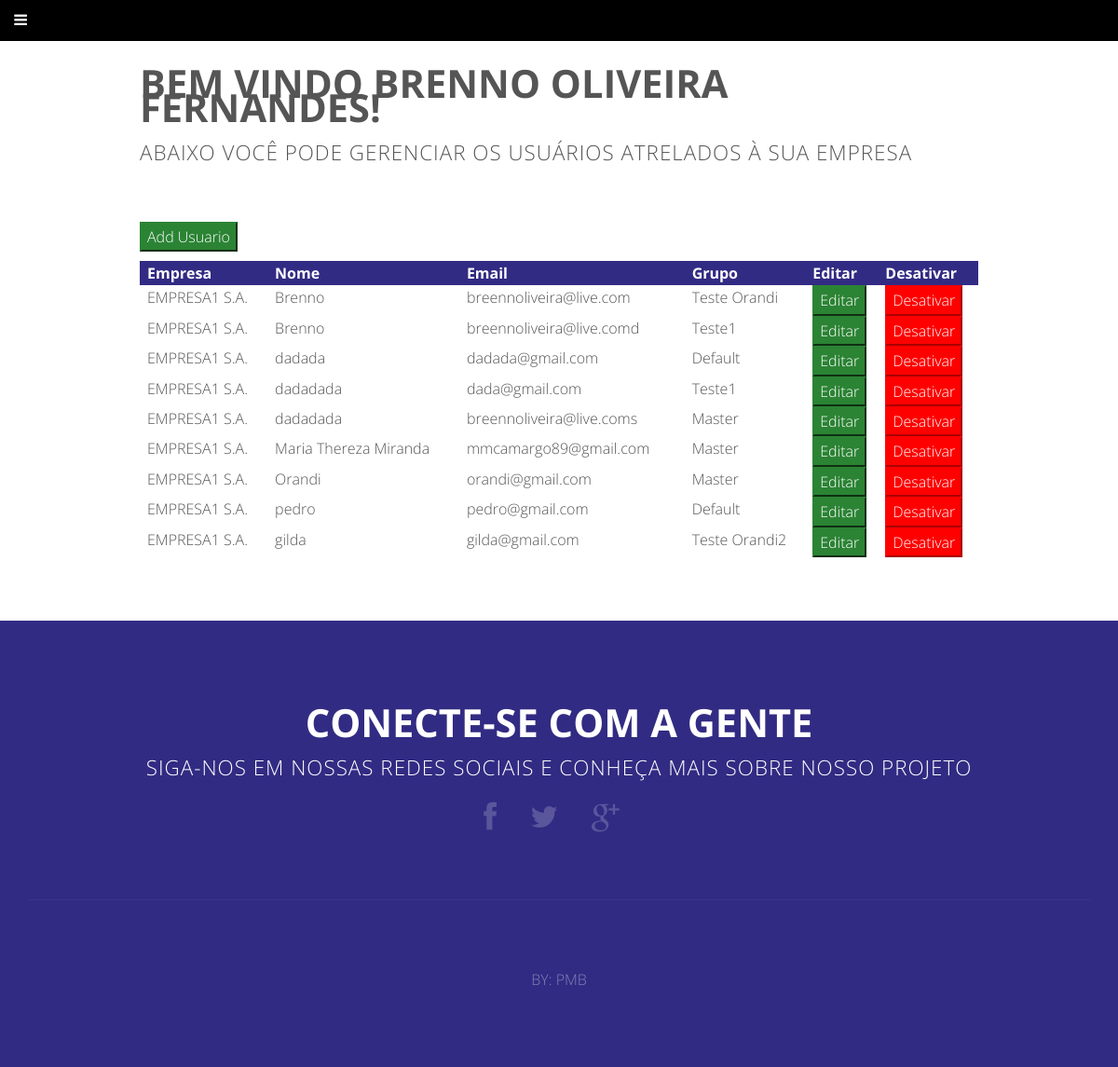
Before: /projeto_inse/gerenciar_usuarios.php (signed in) with the older database file.
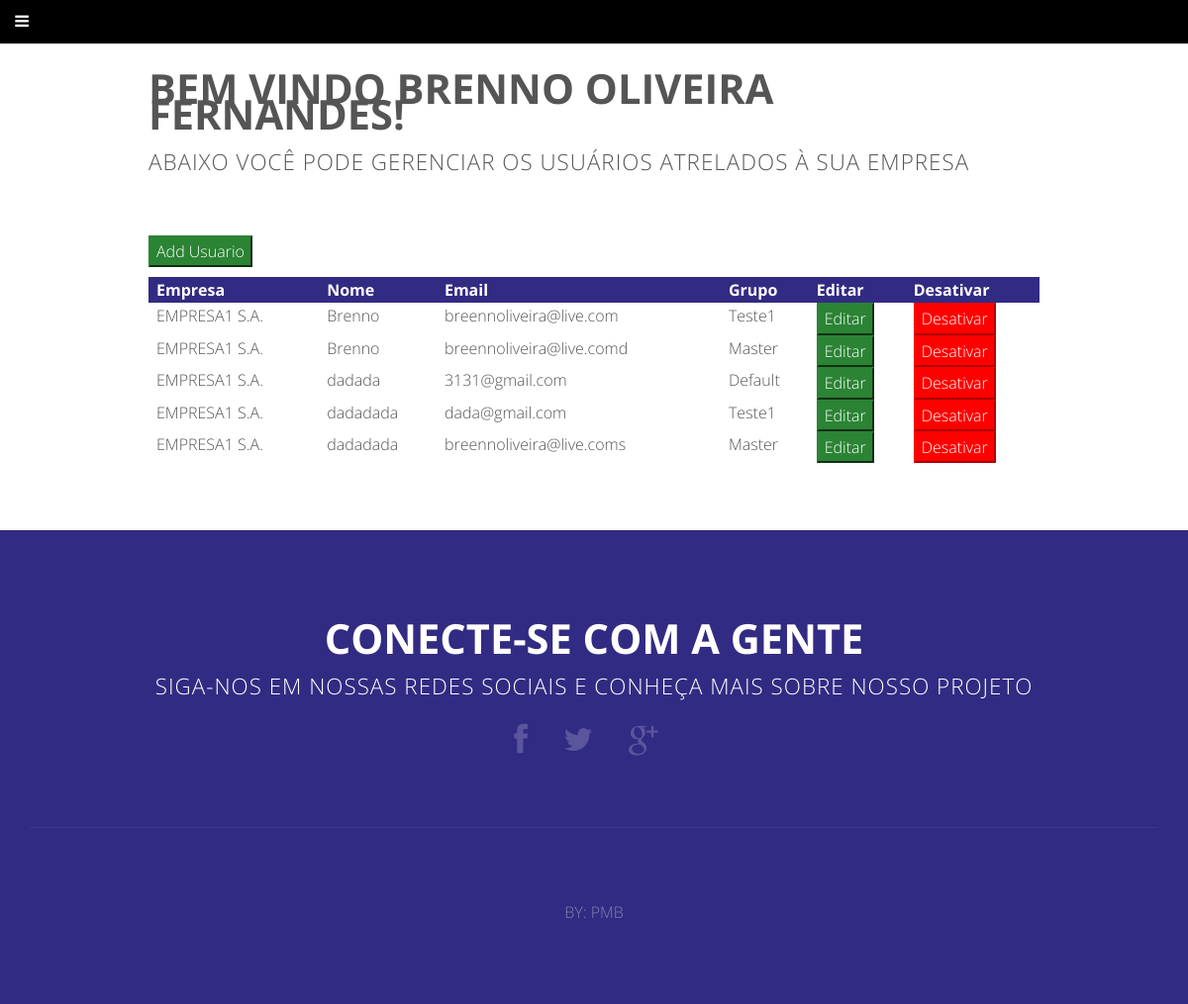
After: the same page with the newer database file.
### tables this page shows
CREATE TABLE IF NOT EXISTS `usuario` (
  `id` int(11) NOT NULL AUTO_INCREMENT,
  `email` varchar(254) NOT NULL,
  `senha` blob NOT NULL,
  `nome` varchar(254) NOT NULL,
  `sobrenome` varchar(254) NOT NULL,
  `genero` varchar(45) NOT NULL,
  `empresa` int(11) NOT NULL,
  `grupo` int(11) NOT NULL,
  PRIMARY KEY (`id`),
  UNIQUE KEY `email_UNIQUE` (`email`),
  KEY `empresa_usuario_idx` (`empresa`),
  KEY `grupo_usuario_idx` (`grupo`)
);

CREATE TABLE IF NOT EXISTS `empresa` (
  `id` int(11) NOT NULL AUTO_INCREMENT,
  `razaosocial` varchar(100) NOT NULL,
  `nomefantasia` varchar(100) NOT NULL,
  `cnpj` varchar(14) NOT NULL,
  `ramo` int(11) NOT NULL,
  `endereco` int(11) NOT NULL,
  PRIMARY KEY (`id`),
  UNIQUE KEY `cnpj_UNIQUE` (`cnpj`),
  KEY `ramo_empresa_idx` (`ramo`),
  KEY `endereco_empresa_idx` (`endereco`)
);

CREATE TABLE IF NOT EXISTS `grupo` (
  `id` int(11) NOT NULL AUTO_INCREMENT,
  `grupo` varchar(45) NOT NULL,
  `empresa` int(11) NOT NULL,
  PRIMARY KEY (`id`),
  KEY `empresa_grupo` (`empresa`)
);

### projeto_inse/gerenciar_usuarios.php (the view, shortened to what this page needs)
<?php include("includes/header.php");?>
<div id="main" class="wrapper style4">
				<div id="content" class="container2 medium">
					<section>
						<header class="major">
							<h2>Bem vindo <?php echo $_SESSION['nomefantasia'] ?>!</h2>
							<span class="byline">Abaixo você pode gerenciar os usuários atrelados à sua empresa</span>
						</header>
									<form action="registrar_usuario.php" method="">
										<button  type="submit" name="" style="margin-bottom: 10px; border-color: #2B8334;color: white;background: #2B8334;">Add Usuario</button>
									</form>
									<?php
										$db = mysqli_connect('localhost', 'root', '', 'inse');
										$stmt = mysqli_prepare($db, "SELECT u.id, u.email, u.nome, e.razaosocial, g.grupo FROM usuario as u INNER JOIN empresa as e on u.empresa = e.id INNER JOIN grupo as g on u.grupo = g.id WHERE u.empresa = '".$_SESSION['idempresa']."'");
										mysqli_stmt_execute($stmt);
										$result = mysqli_stmt_get_result($stmt);
									?>
									<table class="table table-bordered"  id="dataTable" width="100%" cellspacing="0">
										<thead>
										  <tr style="background-color: #322B83; color: white;">
											<th>Empresa</th>
											<th>Nome</th>
											<th>Email</th>
											<th>Grupo</th>
											<th>Editar </th>
											<th>Desativar </th>
										  </tr>
										</thead>
										<tbody>
										<?php
											while($row = mysqli_fetch_array($result)){
											?>
										  <tr>
											<td><?php echo $row['razaosocial'];?></td>
											<td><?php echo $row['nome'];?></td>
											<td><?php echo $row['email'];?></td>
											<td><?php echo $row['grupo'];?></td>
											<td>
												<form action="usuario.php?idusuario=<?php echo $row['id']?>" method="post">
													<button  type="submit" name="" class="btn btn-success" style="border-color: #2B8334;color: white;background: #2B8334;" > Editar </button>
												</form>
											</td>
											<td>
												<form action="" method="post">
												  <button type="submit" name="" class="btn btn-danger" style="border-color: red ;color: white;background: red;" > Desativar </button>
												</form>
											</td>
										  </tr>
										  <?php
										  }
										  ?>
										 </tbody>
								    </table>
					</section>
							</div>
</div>
<?php  include("includes/footer.php");?>

### projeto_inse/includes/header.php (shortened to what this page needs)
<!DOCTYPE HTML>
<html lang="pt-br">
	<head>
		<link rel="stylesheet" href="https://cdnjs.cloudflare.com/ajax/libs/jquery-modal/0.9.1/jquery.modal.min.css" />
		<link rel="stylesheet" href="css/bootstrap.min.css" />
		<link rel="stylesheet" href="css/skel.css" />
		<link rel="stylesheet" href="css/style.css" />
	</head>
	<body class="homepage">
			<div class="wrapper style1">

### projeto_inse/includes/footer.php
		<div id="footer">
			<section class="container">
				<header class="major">
					<h2>Conecte-se com a gente</h2>
					<span class="byline">Siga-nos em nossas redes sociais e conheça mais sobre nosso projeto</span>
				</header>
				<ul class="icons">
					<li class="active"><a href="#" class="fa fa-facebook"><span>Facebook</span></a></li>
					<li><a href="#" class="fa fa-twitter"><span>Twitter</span></a></li>
					<li><a href="#" class="fa fa-google-plus"><span>Google+</span></a></li>
				</ul>
				<hr />
			</section>
				<div id="copyright">
					BY: <span>PMB</span><a href=""></a>
				</div>
		</div>
	</body>
</html>

### projeto_inse/css/skel.css (style rules this page uses)
html,body,div,span,applet,object,iframe,h1,h2,h3,h4,h5,h6,p,blockquote,pre,a,abbr,acronym,address,big,cite,code,del,dfn,em,img,ins,kbd,q,s,samp,small,strike,strong,sub,sup,tt,var,b,u,i,center,dl,dt,dd,ol,ul,li,fieldset,form,label,legend,table,caption,tbody,tfoot,thead,tr,th,td,article,aside,canvas,details,embed,figure,figcaption,footer,header,hgroup,menu,nav,output,ruby,section,summary,time,mark,audio,video { margin:0;padding:0;border:0;font-size:100%;font:inherit;vertical-align:baseline; }
article,aside,details,figcaption,figure,footer,header,hgroup,menu,nav,section { display:block; }
body { line-height:1; }
ol,ul { list-style:none; }
table { border-collapse:collapse;border-spacing:0; }
body { -webkit-text-size-adjust:none }
*, *:before, *:after { -moz-box-sizing: border-box; -webkit-box-sizing: border-box; box-sizing: border-box; }
body { min-width: 1200px; }
.container { margin-left: auto; margin-right: auto; width: 1200px; }

### projeto_inse/css/style.css (style rules this page uses)
body, input, select, textarea { color: #555555; font-family: 'Open Sans', sans-serif; font-size: 12pt; font-weight: 300; line-height: 1.65em; resize: none; }
a { color: #2B8334; text-decoration: underline; }
p, ul, ol, dl, table, blockquote { margin: 0 0 2em 0; }
h1, h2, h3, h4, h5, h6 { color: inherit; font-weight: 700; }
h2 { font-size: 1.5em; }
hr { border-top: solid 1px #2B8334; border: 0; margin-bottom: 1.5em; }
header.major { padding-bottom: 1em; text-align: center; text-transform: uppercase; }
header.major h2 { font-size: 2.6em; font-weight: 700; }
header.major .byline { display: block; padding-top: 1em; letter-spacing: 1px; font-size: 1.4em; }
ul.icons { cursor: default; padding-bottom: 2em; }
ul.icons li { display: inline-block; line-height: 1em; padding: 0.5em 1em; }
ul.icons li:first-child { padding-left: 0; }
ul.icons li a { text-decoration: none; font-size: 2em; color: inherit; opacity: 0.2; -moz-transition: all 0.35s ease-in-out; -webkit-transition: all 0.35s ease-in-out; -o-transition: all 0.35s ease-in-out; -ms-transition: all 0.35s ease-in-out; transition: all 0.35s ease-in-out; }
table { width: 100%; border-collapse: collapse; margin: 0px; border: 0px; }
td { padding: 0px 0px 0px 8px; vertical-align:top; }
th { font-weight: 700; padding: 0px 0px 0px 8px; text-align: left; font-weight: bold; }
thead { background: #555555; color: #fff; vertical-align: middle; }
.container2 { margin-left: auto; margin-right: auto; width: 100%; }
.container2.medium { width: 75%; }
.wrapper { padding: 6em 0em 4em 0em; width: 100%; }
.wrapper.style1 { padding: 0em; }
.wrapper.style4 { background: white; }
#main { padding: 2em 0 0 0; }
#main #content .major, #main #sidebar .major { text-align: left; }
#footer { padding: 6em 0 2em 0; text-align: center; color: white; background-color: #322B83; }
#footer hr { border-bottom: 1px solid; border-color: inherit; opacity: .05; }
#footer .major h2 { color: inherit; }
#footer .major .byline { color: #fff; }
#copyright { position: relative; text-transform: uppercase; text-align: center; padding: 3em 0em 3em 0em; color: inherit; opacity: .40; }

### projeto_inse/css/style-wide.css (style rules this page uses)
body, input, select, textarea { font-size: 12pt; line-height: 1.8em; }

### projeto_inse/css/style-normal.css (style rules this page uses)
body, input, select, textarea { font-size: 11pt; }

### projeto_inse/css/style-narrower.css (style rules this page uses)
header.major h2 { font-size: 1.8em; }
header.major .byline { font-size: 1.1em; }
.wrapper.style4 { padding-bottom: 2em; }

Changed rows visible on the page:
removed usuario: empresa.razaosocial "EMPRESA1 S.A.", nome "Maria Thereza Miranda", email "mmcamargo89@gmail.com", grupo.grupo "Master"
removed usuario: empresa.razaosocial "EMPRESA1 S.A.", nome "Orandi", email "orandi@gmail.com", grupo.grupo "Master"
removed usuario: empresa.razaosocial "EMPRESA1 S.A.", nome "pedro", email "pedro@gmail.com", grupo.grupo "Default"
removed usuario: empresa.razaosocial "EMPRESA1 S.A.", nome "gilda", email "gilda@gmail.com", grupo.grupo "Teste Orandi2"
changed usuario "breennoliveira@live.com": grupo.grupo "Teste Orandi" → "Teste1"
changed usuario "breennoliveira@live.comd": grupo.grupo "Teste1" → "Master"
changed usuario "dadada": email "dadada@gmail.com" → "3131@gmail.com"
